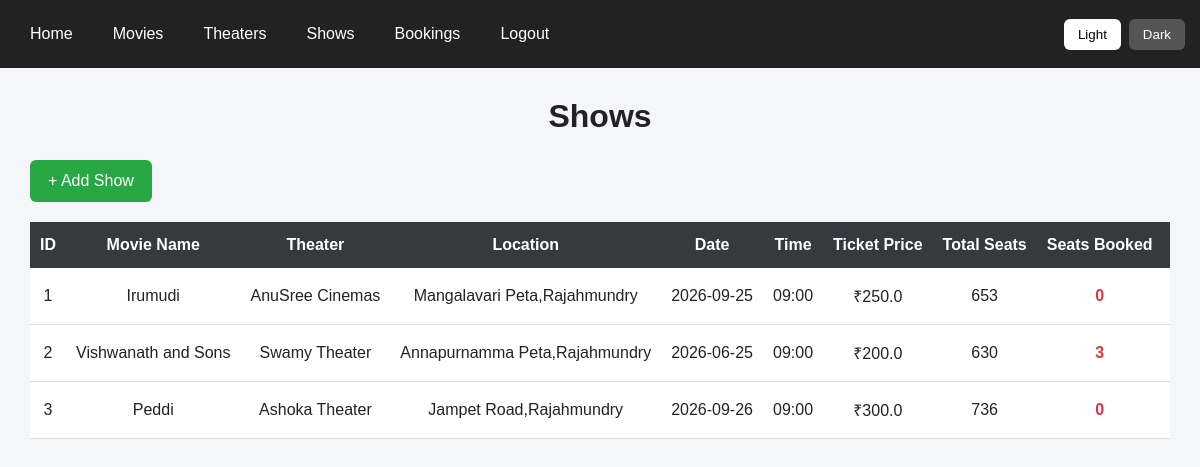
The page /shows (signed in) on the database its author committed.
### tables this page shows
CREATE TABLE shows (
            id INTEGER PRIMARY KEY AUTOINCREMENT,
            movie_id INTEGER NOT NULL,
            theater_id INTEGER NOT NULL,
            show_date TEXT NOT NULL,
            show_time TEXT NOT NULL,
            ticket_price REAL DEFAULT 0,
            FOREIGN KEY(movie_id) REFERENCES movies(id),
            FOREIGN KEY(theater_id) REFERENCES theaters(id)
        );

CREATE TABLE movies (
            id INTEGER PRIMARY KEY AUTOINCREMENT,
            name TEXT NOT NULL,
            genre TEXT NOT NULL,
            duration INTEGER NOT NULL,
            language TEXT NOT NULL
        );

CREATE TABLE theaters (
            id INTEGER PRIMARY KEY AUTOINCREMENT,
            name TEXT NOT NULL,
            location TEXT NOT NULL,
            seats INTEGER NOT NULL
        );

### server.py (the view)
@app.route("/shows")
@login_required
def shows():
    conn = db()
    rows = conn.execute(
        """
        SELECT

            shows.id,

            shows.movie_id,

            shows.theater_id,

            shows.show_date,

            shows.show_time,

            shows.ticket_price,


            movies.name AS movie_name,

            movies.name AS movie_title,


            theaters.name AS theater_name,

            theaters.location AS theater_location,

            theaters.location AS location,

            theaters.seats AS total_seats,


            COALESCE(
                (
                    SELECT SUM(
                        b.seats_booked
                    )
                    FROM bookings b
                    WHERE b.show_id = shows.id
                ),
                0
            ) AS seats_booked,


            COALESCE(
                (
                    SELECT SUM(
                        b2.seats_booked
                    )
                    FROM bookings b2
                    WHERE b2.show_id = shows.id
                ),
                0
            ) AS booked_seats,


            (
                theaters.seats

                -

                COALESCE(
                    (
                        SELECT SUM(
                            b3.seats_booked
                        )
                        FROM bookings b3
                        WHERE b3.show_id = shows.id
                    ),
                    0
                )
            ) AS available_seats


        FROM shows


        JOIN movies

        ON shows.movie_id = movies.id


        JOIN theaters

        ON shows.theater_id = theaters.id


        ORDER BY shows.id ASC

        """
    ).fetchall()
    conn.close()
    return render_template(
        "shows.html",
        shows=rows
    )

### server.py (called while the page is built, shortened)
def db():
    conn = sqlite3.connect(DB)
    conn.row_factory = sqlite3.Row
    return conn

def login_required(view):
    @wraps(view)
    def wrapped(*args, **kwargs):
        return view(*args, **kwargs)
    return wrapped

### templates/shows.html (shortened to what this page needs)
<!DOCTYPE html>
<html lang="en">
<head>
</head>
<body>
    <nav>
        <a href="{{ url_for('home') }}">
            Home
        </a>
        <a href="{{ url_for('movies') }}">
            Movies
        </a>
        <a href="{{ url_for('theaters') }}">
            Theaters
        </a>
        <a href="{{ url_for('shows') }}">
            Shows
        </a>
        <a href="{{ url_for('bookings') }}">
            Bookings
        </a>
        <a href="{{ url_for('logout') }}">
            Logout
        </a>
        <div class="theme-buttons">
            <button
                type="button"
                class="light-btn"
                onclick="setLight()">
                Light
            </button>
            <button
                type="button"
                class="dark-btn"
                onclick="setDark()">
                Dark
            </button>
        </div>
    </nav>
    <div class="container">
        <h1>Shows</h1>
        <a
            href="{{ url_for('add_show') }}"
            class="add-btn">
            + Add Show
        </a>
        {% if shows %}
        <div class="table-container">
            <table>
                <thead>
                    <tr>
                        <th>ID</th>
                        <th>Movie Name</th>
                        <th>Theater</th>
                        <th>Location</th>
                        <th>Date</th>
                        <th>Time</th>
                        <th>Ticket Price</th>
                        <th>Total Seats</th>
                        <th>Seats Booked</th>
                        <th>Available Seats</th>
                    </tr>
                </thead>
                <tbody>
                    {% for show in shows %}
                    <tr>
                        <td>
                            {{ show["id"] }}
                        </td>
                        <td>
                            {% if show["movie_name"] %}
                                {{ show["movie_name"] }}
                            {% else %}
                                Movie Not Found
                            {% endif %}
                        </td>
                        <td>
                            {% if show["theater_name"] %}
                                {{ show["theater_name"] }}
                            {% else %}
                                Theater Not Found
                            {% endif %}
                        </td>
                        <td>
                            {% if show["theater_location"] %}
                                {{ show["theater_location"] }}
                            {% else %}
                                -
                            {% endif %}
                        </td>
                        <td>
                            {{ show["show_date"] }}
                        </td>
                        <td>
                            {{ show["show_time"] }}
                        </td>
                        <td>
                            ₹{{ show["ticket_price"] or 0 }}
                        </td>
                        <td>
                            {{ show["total_seats"] or 0 }}
                        </td>
                        <td class="booked">
                            {{ show["seats_booked"] or 0 }}
                        </td>
                        <td class="available">
                        </td>
                    </tr>
                    {% endfor %}
                </tbody>
            </table>
        </div>
        {% else %}
        <div class="no-data">
            No shows available.
        </div>
        {% endif %}
    </div>
</body>
</html>

### templates/shows.html (style rules this page uses)
* { box-sizing: border-box; }
body { margin: 0; font-family: Arial, sans-serif; background: #f4f6f9; color: #222; transition: 0.3s; }
nav { background: #222; padding: 15px; display: flex; align-items: center; gap: 10px; flex-wrap: wrap; }
nav a { color: white; text-decoration: none; padding: 10px 15px; border-radius: 6px; }
.theme-buttons { margin-left: auto; display: flex; gap: 8px; }
.theme-buttons button { padding: 8px 14px; border: none; border-radius: 6px; cursor: pointer; }
.light-btn { background: white; color: black; }
.dark-btn { background: #555; color: white; }
.container { width: 95%; margin: 30px auto; }
h1 { text-align: center; margin-bottom: 25px; }
.add-btn { display: inline-block; background: #28a745; color: white; text-decoration: none; padding: 12px 18px; border-radius: 6px; margin-bottom: 20px; }
.table-container { width: 100%; overflow-x: auto; }
table { width: 100%; min-width: 1200px; border-collapse: collapse; background: white; box-shadow: 0 3px 10px rgba(0, 0, 0, 0.1); }
th { background: #343a40; color: white; padding: 14px 10px; text-align: center; white-space: nowrap; }
td { padding: 12px 10px; text-align: center; border-bottom: 1px solid #ddd; white-space: nowrap; }
.booked { font-weight: bold; color: #dc3545; }
.available { font-weight: bold; color: #28a745; }

### rows shown on the page
shows: id "1", movie_name "Irumudi", theater_name "AnuSree Cinemas", theater_location "Mangalavari Peta,Rajahmundry", show_date "2026-09-25", show_time "09:00", ticket_price "250.0", seats "653", show "0"
shows: id "2", movie_name "Vishwanath and Sons", theater_name "Swamy Theater", theater_location "Annapurnamma Peta,Rajahmundry", show_date "2026-06-25", show_time "09:00", ticket_price "200.0", seats "630", show "3"
shows: id "3", movie_name "Peddi", theater_name "Ashoka Theater", theater_location "Jampet Road,Rajahmundry", show_date "2026-09-26", show_time "09:00", ticket_price "300.0", seats "736", show "0"
